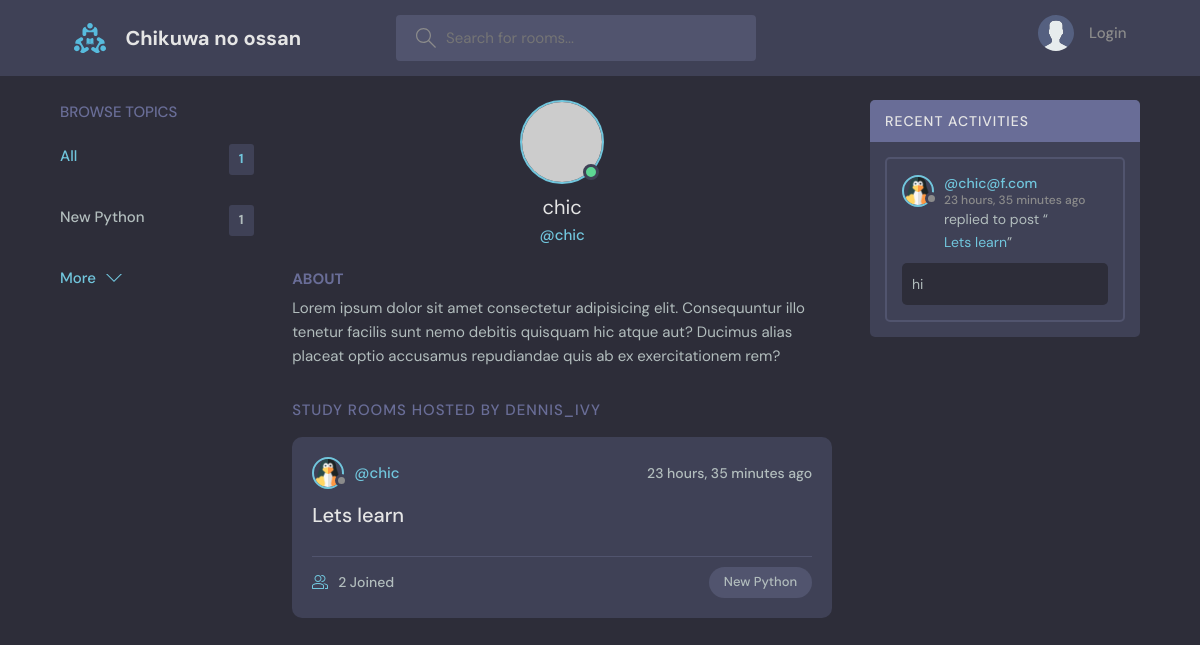
The app's page /userProfile/1/ with its own data.
### base/models.py (models this page shows, shortened)
class Topic(models.Model):
    name = models.CharField(max_length=100)

class User(AbstractUser):
    name = models.CharField(max_length=200, null=True)
    email = models.EmailField(unique=True, null=True)
    bio = models.TextField(null=True)
    avatar = models.ImageField(null=True, default="avatar.svg")
    USERNAME_FIELD = 'email'
    REQUIRED_FIELDS = []

class Room(models.Model):
    host = models.ForeignKey(User, on_delete=models.SET_NULL, null=True)
    topic = models.ForeignKey(Topic, on_delete=models.SET_NULL, null=True)
    participants = models.ManyToManyField(User, related_name="participants", blank=True)
    name = models.CharField(max_length=100)
    description = models.TextField(null=True, blank=True)
    created = models.DateTimeField(auto_now_add=True)
    updated = models.DateTimeField(auto_now=True)
    class Meta:
        ordering = ['-updated', '-created']
    def __str__(self):
        return self.name

class Message(models.Model):
    user = models.ForeignKey(User, on_delete=models.CASCADE)
    room = models.ForeignKey(Room, on_delete=models.CASCADE)
    body = models.TextField()
    created = models.DateTimeField(auto_now_add=True)
    updated = models.DateTimeField(auto_now=True)
    class Meta:
        ordering = ['-updated', '-created']
    def __str__(self):
        return self.body[0:25]

### base/views.py (the view)
# urls.py: path('userProfile/<str:pk>/', views.userProfile, name="userProfile"),
def userProfile(request,pk):
    userDet = User.objects.get(id=pk)
    rooms = userDet.room_set.all()
    room_messages = userDet.message_set.all()
    topics = Topic.objects.all()
    context = {'user': userDet, 'rooms': rooms, 'room_messages': room_messages, 'topics': topics}
    return render(request, 'base/profile.html', context)

### base/templates/base/profile.html (shortened to what this page needs)
{% extends 'main.html' %}
{% block content %}
<main class="profile-page layout layout--3">
  <div class="container">
    {% include 'base/topic_component.html' %}
    <div class="roomList">
      <div class="profile">
        <div class="profile__avatar">
          <div class="avatar avatar--large active">
            <img src="https://randomuser.me/api/portraits/men/11.jpg" />
          </div>
        </div>
        <div class="profile__info">
          <h3>{{user.username}}</h3>
          <p>@{{user.username}}</p>
        </div>
        <div class="profile__about">
          <h3>About</h3>
          <p>
            Lorem ipsum dolor sit amet consectetur adipisicing elit. Consequuntur illo tenetur
            facilis sunt nemo debitis quisquam hic atque aut? Ducimus alias placeat optio
            accusamus repudiandae quis ab ex exercitationem rem?
          </p>
        </div>
      </div>
      <div class="roomList__header">
        <div>
          <h2>Study Rooms Hosted by dennis_ivy</a>
          </h2>
        </div>
      </div>
      {% include 'base/feed_component.html' %}
    </div>
    {% include 'base/activity_component.html' %}
  </div>
</main>
{% endblock content %}

### templates/main.html (shortened to what this page needs)
<!DOCTYPE html>
{% load static %}
<html lang="en">
<head>
    <link rel="stylesheet" href="{% static 'styles/style.css' %}" />
</head>
<body>
    {% include 'navbar.html' %}
    {% block content %}
    {% endblock content %}
</body>
</html>

### templates/navbar.html (shortened to what this page needs)
{% load static %}
<header class="header header--loggedIn">
    <div class="container">
        <a href="{% url 'home' %}" class="header__logo">
            <img src="{% static 'images/logo.svg' %}" />
            <h1>Chikuwa no ossan</h1>
        </a>
        <form class="header__search" method="get" action="{% url 'home' %}">
            <label>
                <input name="q" placeholder="Search for rooms..." />
            </label>
        </form>
        <nav class="header__menu">
            {% if request.user.is_authenticated %}
            <div class="header__user">
                <a href="{% url 'userProfile' request.user.id %}">
                    <div class="avatar avatar--medium active">
                        <img src="{{request.user.avatar.url}}" />
                    </div>
                    <p>{{request.user}} <span>@{{request.user.username}}</span></p>
                </a>
                <button class="dropdown-button">
                    <svg version="1.1" xmlns="http://www.w3.org/2000/svg" width="32" height="32" viewBox="0 0 32 32">
                        <title>chevron-down</title>
                        <path d="M16 21l-13-13h-3l16 16 16-16h-3l-13 13z"></path>
                    </svg>
                </button>
            </div>
            {% else %}
            <a href="{% url 'login' %}">
                <img src="{% static 'images/avatar.svg' %}" />
                <p>Login</p>
            </a>
            {% endif %}
        </nav>
    </div>
</header>

### base/templates/base/topic_component.html
<div class="topics">
    <div class="topics__header">
        <h2>Browse Topics</h2>
    </div>
    <ul class="topics__list">
        <li>
            <a href="{% url 'home' %}" class="active">All <span>{{topics.count}}</span></a>
        </li>
        {% for top in topics %}
        <li>
            <a href="{% url 'home' %}?q={{top.name}}">{{top.name}} <span>{{top.room_set.all.count}}</span></a>
        </li>
        {% endfor %}
    </ul>
    <a class="btn btn--link" href="{% url 'viewTopics' %}">
        More
        <svg version="1.1" xmlns="http://www.w3.org/2000/svg" width="32" height="32" viewBox="0 0 32 32">
            <title>chevron-down</title>
            <path d="M16 21l-13-13h-3l16 16 16-16h-3l-13 13z"></path>
        </svg>
    </a>
</div>

### base/templates/base/feed_component.html (shortened to what this page needs)
{% for room in rooms %}
<div class="roomListRoom">
    <div class="roomListRoom__header">
        <a href="{% url 'userProfile' room.host.id %}" class="roomListRoom__author">
            <div class="avatar avatar--small">
                <img src="{{room.host.avatar.url}}" />
            </div>
            <span>@{{room.host.username}}</span>
        </a>
        <div class="roomListRoom__actions">
            <span>{{room.created|timesince}} ago</span>
        </div>
    </div>
    <div class="roomListRoom__content">
        <a href="{% url 'room' room.id %}">{{room.name}}</a>
    </div>
    <div class="roomListRoom__meta">
        <a href="{% url 'room' room.id %}" class="roomListRoom__joined">
            {{room.participants.all.count}} Joined
        </a>
        <p class="roomListRoom__topic">{{room.topic.name}}</p>
    </div>
</div>
{% endfor %}

### base/templates/base/activity_component.html (shortened to what this page needs)
<div class="activities">
    <div class="activities__header">
        <h2>Recent Activities</h2>
    </div>
    {% for message in room_messages %}
    <div class="activities__box">
        <div class="activities__boxHeader roomListRoom__header">
            <a href="{% url 'userProfile' message.user.id %}" class="roomListRoom__author">
                <div class="avatar avatar--small">
                    <img src="{{message.user.avatar.url}}" />
                </div>
                <p>
                    @{{message.user}}
                    <span>{{message.created|timesince}} ago</span>
                </p>
            </a>
        </div>
        <div class="activities__boxContent">
            <p>replied to post “<a href="{% url 'room' message.room.id %}">{{message.room}}</a>”</p>
            <div class="activities__boxRoomContent">
                {{message}}
            </div>
        </div>
    </div>
    {% endfor %}
</div>

### records on screen
Topic: name "New Python", room_set.all.count "1"
User: username "chic"
Room: host.avatar (picture), host.username "chic", created "23 hours, 35 minutes", name "Lets learn", participants.all.count "2", topic.name "New Python"
Message: user.avatar (picture), user "chic@f.com", created "23 hours, 35 minutes", room "Lets learn", body "hi"

### other values on screen
{{ topics.count }} "1"
